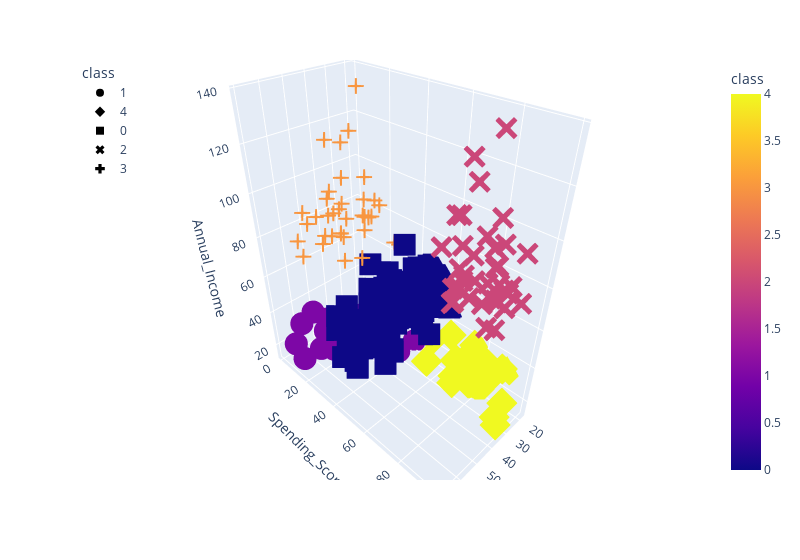

Source (notebook cell):
### Code cell
# Plot the 3D-scatter with x="Annual Income", y="Spending Score (1-100)" and z="Age"
fig = px.scatter_3d(
    five_clusters,
    x="Age",
    y="Spending_Score",
    z="Annual_Income",
    color="class",
    symbol="class",
    width=800,
)
fig.update_layout(legend=dict(x=0, y=1))
fig.show()

### Figure 1 — Plotly figure (JSON) as saved in the notebook; plotly's stock layout.template omitted (floating-point values rounded to 4 significant figures)
{"data": [{"hovertemplate": "class=%{marker.color}<br>Age=%{x}<br>Spending_Score=%{y}<br>Annual_Income=%{z}<extra></extra>", "legendgroup": "1", "marker": {"color": [1, 1, 1, 1, 1, 1, 1, 1, 1, 1, 1, 1, 1, 1, 1, 1, 1, 1, 1, 1, 1, 1, 1], "coloraxis": "coloraxis", "symbol": "circle"}, "mode": "markers", "name": "1", "scene": "scene", "showlegend": true, "type": "scatter3d", "x": [19, 20, 31, 35, 64, 67, 58, 37, 35, 52, 35, 46, 54, 45, 40, 60, 53, 49, 42, 36, 65, 48, 49], "y": [39, 6, 40, 6, 3, 14, 15, 13, 35, 29, 35, 5, 14, 32, 31, 4, 4, 14, 17, 26, 35, 36, 28], "z": [15, 16, 17, 18, 19, 19, 20, 20, 21, 23, 24, 25, 28, 28, 29, 30, 33, 33, 34, 37, 38, 39, 39]}, {"hovertemplate": "class=%{marker.color}<br>Age=%{x}<br>Spending_Score=%{y}<br>Annual_Income=%{z}<extra></extra>", "legendgroup": "4", "marker": {"color": [4, 4, 4, 4, 4, 4, 4, 4, 4, 4, 4, 4, 4, 4, 4, 4, 4, 4, 4, 4, 4, 4, 4], "coloraxis": "coloraxis", "symbol": "diamond"}, "mode": "markers", "name": "4", "scene": "scene", "showlegend": true, "type": "scatter3d", "x": [21, 23, 22, 23, 30, 35, 24, 22, 20, 35, 25, 31, 29, 35, 23, 21, 18, 21, 30, 20, 24, 31, 24], "y": [81, 77, 76, 94, 72, 99, 77, 79, 66, 98, 73, 73, 82, 61, 87, 73, 92, 81, 73, 75, 92, 61, 65], "z": [15, 16, 17, 18, 19, 19, 20, 20, 21, 23, 24, 25, 28, 28, 29, 30, 33, 33, 34, 37, 38, 39, 39]}, {"hovertemplate": "class=%{marker.color}<br>Age=%{x}<br>Spending_Score=%{y}<br>Annual_Income=%{z}<extra></extra>", "legendgroup": "0", "marker": {"color": [0, 0, 0, 0, 0, 0, 0, 0, 0, 0, 0, 0, 0, 0, 0, 0, 0, 0, 0, 0, 0, 0, 0, 0, 0, 0, 0, 0, 0, 0, 0, 0, 0, 0, 0, 0, 0, 0, 0, 0, 0, 0, 0, 0, 0, 0, 0, 0, 0, 0, 0, 0, 0, 0, 0, 0, 0, 0, 0, 0, 0, 0, 0, 0, 0, 0, 0, 0, 0, 0, 0, 0, 0, 0, 0, 0, 0, 0, 0], "coloraxis": "coloraxis", "symbol": "square"}, "mode": "markers", "name": "0", "scene": "scene", "showlegend": true, "type": "scatter3d", "x": [50, 27, 29, 31, 49, 33, 31, 59, 50, 47, 51, 69, 27, 53, 70, 19, 67, 54, 63, 18, 43, 68, 19, 32, 70, 47, 60, 60, 59, 26, 45, 40, 23, 49, 57, 38, 67, 46, 21, 48, 55, 22, 34, 50, 68, 18, 48, 40, 32, 24, 47, 27, 48, 20, 23, 49, 67, 26, 49, 21, 66, 54, 68, 66, 65, 19, 38, 19, 18, 19, 63, 49, 51, 50, 27, 38, 40, 43, 28], "y": [55, 47, 42, 42, 52, 60, 54, 60, 45, 41, 50, 46, 51, 46, 56, 55, 52, 59, 51, 59, 50, 48, 59, 47, 55, 42, 49, 56, 47, 54, 53, 48, 52, 42, 51, 55, 41, 44, 57, 46, 58, 55, 60, 46, 55, 41, 49, 40, 42, 52, 47, 50, 42, 49, 41, 48, 59, 55, 56, 42, 50, 46, 43, 48, 52, 54, 42, 46, 48, 50, 43, 59, 43, 57, 56, 40, 58, 35, 40], "z": [40, 40, 40, 40, 42, 42, 43, 43, 43, 43, 44, 44, 46, 46, 46, 46, 47, 47, 48, 48, 48, 48, 48, 48, 49, 49, 50, 50, 54, 54, 54, 54, 54, 54, 54, 54, 54, 54, 54, 54, 57, 57, 58, 58, 59, 59, 60, 60, 60, 60, 60, 60, 61, 61, 62, 62, 62, 62, 62, 62, 63, 63, 63, 63, 63, 63, 64, 64, 65, 65, 65, 65, 67, 67, 67, 67, 69, 71, 76]}, {"hovertemplate": "class=%{marker.color}<br>Age=%{x}<br>Spending_Score=%{y}<br>Annual_Income=%{z}<extra></extra>", "legendgroup": "2", "marker": {"color": [2, 2, 2, 2, 2, 2, 2, 2, 2, 2, 2, 2, 2, 2, 2, 2, 2, 2, 2, 2, 2, 2, 2, 2, 2, 2, 2, 2, 2, 2, 2, 2, 2, 2, 2, 2, 2, 2, 2], "coloraxis": "coloraxis", "symbol": "x"}, "mode": "markers", "name": "2", "scene": "scene", "showlegend": true, "type": "scatter3d", "x": [39, 31, 40, 38, 39, 31, 29, 32, 35, 32, 32, 28, 32, 34, 39, 38, 27, 30, 30, 29, 31, 36, 33, 32, 28, 36, 30, 27, 35, 32, 29, 30, 28, 36, 32, 38, 35, 32, 30], "y": [91, 77, 95, 75, 75, 71, 88, 73, 72, 93, 87, 97, 74, 90, 88, 76, 89, 78, 73, 83, 93, 75, 95, 63, 75, 92, 86, 69, 90, 86, 88, 97, 68, 85, 69, 91, 79, 74, 83], "z": [69, 70, 71, 71, 71, 72, 73, 73, 74, 75, 76, 77, 77, 78, 78, 78, 78, 78, 78, 79, 81, 85, 86, 87, 87, 87, 88, 88, 93, 97, 98, 99, 101, 103, 103, 113, 120, 126, 137]}, {"hovertemplate": "class=%{marker.color}<br>Age=%{x}<br>Spending_Score=%{y}<br>Annual_Income=%{z}<extra></extra>", "legendgroup": "3", "marker": {"color": [3, 3, 3, 3, 3, 3, 3, 3, 3, 3, 3, 3, 3, 3, 3, 3, 3, 3, 3, 3, 3, 3, 3, 3, 3, 3, 3, 3, 3, 3, 3, 3, 3, 3, 3, 3], "coloraxis": "coloraxis", "symbol": "cross"}, "mode": "markers", "name": "3", "scene": "scene", "showlegend": true, "type": "scatter3d", "x": [23, 59, 47, 25, 20, 44, 19, 57, 25, 48, 34, 43, 44, 47, 37, 34, 56, 19, 50, 42, 36, 40, 36, 52, 58, 59, 37, 46, 41, 54, 41, 34, 33, 47, 45, 32], "y": [29, 11, 9, 34, 5, 7, 10, 5, 12, 36, 22, 17, 20, 16, 1, 1, 35, 5, 26, 20, 27, 13, 10, 13, 15, 14, 32, 15, 39, 24, 17, 23, 8, 16, 28, 18], "z": [70, 71, 71, 72, 73, 73, 74, 75, 77, 77, 78, 78, 78, 78, 78, 78, 79, 81, 85, 86, 87, 87, 87, 88, 88, 93, 97, 98, 99, 101, 103, 103, 113, 120, 126, 137]}], "layout": {"coloraxis": {"colorbar": {"title": {"text": "class"}}, "colorscale": [[0, "#0d0887"], [0.1111, "#46039f"], [0.2222, "#7201a8"], [0.3333, "#9c179e"], [0.4444, "#bd3786"], [0.5556, "#d8576b"], [0.6667, "#ed7953"], [0.7778, "#fb9f3a"], [0.8889, "#fdca26"], [1, "#f0f921"]]}, "legend": {"title": {"text": "class"}, "tracegroupgap": 0, "x": 0, "y": 1}, "margin": {"t": 60}, "scene": {"domain": {"x": [0, 1], "y": [0, 1]}, "xaxis": {"title": {"text": "Age"}}, "yaxis": {"title": {"text": "Spending_Score"}}, "zaxis": {"title": {"text": "Annual_Income"}}}, "width": 800}}
